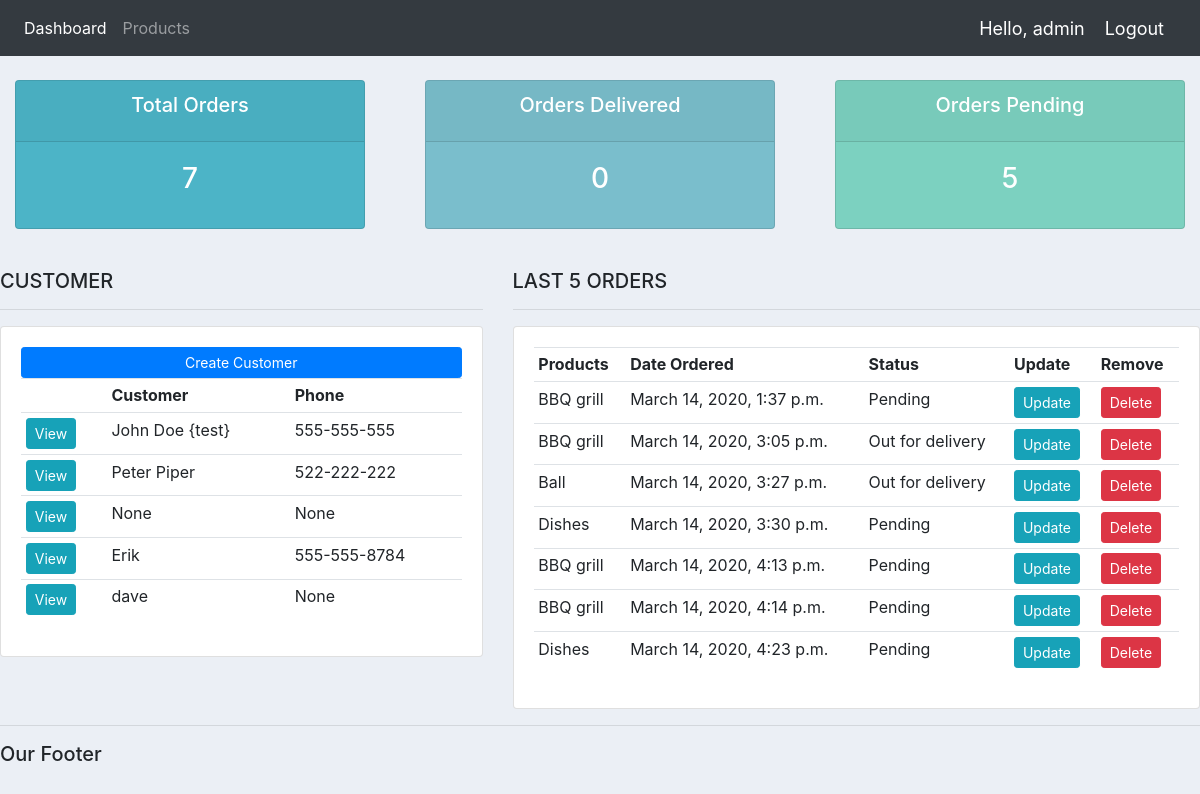
The app's page / (signed in) with its own data.
### accounts/models.py (models this page shows, shortened)
class Customer(models.Model):
    user = models.OneToOneField(User, null=True, blank=True, on_delete=models.CASCADE)
    profile_pic = models.ImageField(null=True, default="profile1.png", blank=True)
    name = models.CharField(max_length=200, null=True)
    phone = models.CharField(max_length=200, null=True)
    email = models.CharField(max_length=200, null=True)
    date_created = models.DateTimeField(auto_now_add=True, null=True)

class Order(models.Model):
    STATUS = (
        ("Pending", "Pending"),
        ("Out for delivery", "Out for delivery"),
        ("Delivered", "Delivered"),
    )
    customer = models.ForeignKey(Customer, null=True, on_delete=models.SET_NULL)
    product = models.ForeignKey(Product, null=True, on_delete=models.SET_NULL)
    date_created = models.DateTimeField(auto_now_add=True, null=True)
    status = models.CharField(max_length=200, null=True, choices=STATUS)
    note = models.CharField(max_length=1000, null=True)

class Product(models.Model):
    CATEGORY = (
        ("Indoor", "Indoor"),
        ("Outdoor", "Outdoor"),
    )
    name = models.CharField(max_length=200, null=True)
    price = models.FloatField(null=True)
    category = models.CharField(max_length=200, null=True, choices=CATEGORY)
    description = models.CharField(max_length=200, null=True, blank=True)
    date_created = models.DateTimeField(auto_now_add=True, null=True)
    tags = models.ManyToManyField(Tag)
    def __str__(self):
        return self.name

### accounts/decorators.py (the view)
    def wrapper_func(request, *args, **kwargs):
        group = None
        if request.user.groups.exists():
            group = request.user.groups.all()[0].name
        if group == "customer":
            return redirect("user-page")
        if group == "admin":
            return view_func(request, *args, **kwargs)

### accounts/views.py (called while the page is built)
@login_required(login_url="login")
@admin_only
def home(request):
    orders = Order.objects.all()
    customers = Customer.objects.all()
    total_customer = customers.count()
    total_orders = orders.count()
    delivered = orders.filter(status="Delivered").count()
    pending = orders.filter(status="Pending").count()
    context = {
        "orders": orders,
        "customers": customers,
        "total_orders": total_orders,
        "delivered": delivered,
        "pending": pending,
    }
    return render(request, "accounts/dashboard.html", context)

### accounts/templates/accounts/dashboard.html
{% extends "accounts/main.html" %}
{% block content %}
{% include "accounts/status.html" %}
<br>
<div class="row">
    <div class="col-md-5">
        <h5>CUSTOMER</h5>
        <hr>
        <div class="card card-body">
            <a class="btn btn-primary btn-sm btn-block" href="">Create Customer</a>
            <table class="table table-sm">
                <tr>
                    <th></th>
                    <th>Customer</th>
                    <th>Phone</th>
                </tr>
                {% for customer in customers %}
                    <tr>
                        <th><a class="btn btn-sm btn-info"
                        href="{% url 'customer' customer.id %}">View</a></th>
                        <td>{{ customer.name }}</td>
                        <td>{{ customer.phone }}</td>
                    </tr>
                {% endfor %}
            </table>
        </div>
    </div>
    <div class="col-md-7">
        <h5>LAST 5 ORDERS</h5>
        <hr>
        <div class="card card-body">
            <table class="table table-sm">
                <tr>
                    <th>Products</th>
                    <th>Date Ordered</th>
                    <th>Status</th>
                    <th>Update</th>
                    <th>Remove</th>
                </tr>
                {% for order in orders %}
                    <tr>
                        <td>{{ order.product }}</td>
                        <td>{{ order.date_created }}</td>
                        <td>{{ order.status }}</td>
                        <td><a class="btn btn-sm btn-info" href="{% url 'update_order' order.id %}">Update</a></td>
                        <td><a class="btn btn-sm btn-danger" href="{% url 'delete_order' order.id %}">Delete</a></td>
                    </tr>
                {% endfor %}
            </table>
        </div>
    </div>
</div>
{% endblock %}

### accounts/templates/accounts/main.html (shortened to what this page needs)
{% load static %}
<!DOCTYPE html>
<html lang="en">
<head>
    <link rel="stylesheet" href="https://stackpath.bootstrapcdn.com/bootstrap/4.4.1/css/bootstrap.min.css"
>
    <link rel="stylesheet" type="text/css" href="{% static 'css/main.css' %}">
</head>
<body>
    {% include "accounts/Navbar.html" %}
    {% block content %}
    {% endblock %}
    <hr>
    <h5>Our Footer</h5>
</body>
</html>

### accounts/templates/accounts/Navbar.html (shortened to what this page needs)
{% load static %}
<nav class="navbar navbar-expand-lg navbar-dark bg-dark">
  <div class="collapse navbar-collapse" id="navbarNav">
    <ul class="navbar-nav">
      {% if request.user.is_staff %}
      <li class="nav-item active">
        <a class="nav-link" href="{% url 'home' %}">Dashboard</a>
      </li>
      <li class="nav-item">
        <a class="nav-link" href="{% url 'products' %}">Products</a>
      </li>
      {% else %}
      <li class="nav-item active">
        <a class="nav-link" href="{% url 'account' %}">Settings</a>
      </li>
      {% endif %}
    </ul>
  </div>
  <span class="hello-msg">Hello, {{ request.user }} </span>
  <span><a class="hello-msg" href="{% url 'logout' %}">Logout</a></span>
</nav>

### accounts/templates/accounts/status.html
<br>
<div class="row">
	<div class="col">
		<div class="col-md">
			<div class="card text-center text-white  mb-3" id="total-orders">
			  	<div class="card-header">
			  		<h5 class="card-title">Total Orders</h5>
			  	</div>
			  	<div class="card-body">
			    	<h3 class="card-title">{{total_orders}}</h3>
			  	</div>
			</div>
		</div>
	</div>
	<div class="col">
		<div class="col-md">
			<div class="card text-center text-white  mb-3" id="orders-delivered">
			  	<div class="card-header">
			  		<h5 class="card-title">Orders Delivered</h5>
			  	</div>
			  	<div class="card-body">
			    	<h3 class="card-title">{{delivered}}</h3>
			  	</div>
			</div>
		</div>
	</div>
	<div class="col">
		<div class="col-md">
			<div class="card text-center text-white  mb-3" id="orders-pending">
			  	<div class="card-header">
			  		<h5 class="card-title">Orders Pending</h5>
			  	</div>
			  	<div class="card-body">
			    	<h3 class="card-title">{{pending}}</h3>
			  	</div>
			</div>
		</div>
	</div>
</div>

### static/css/main.css (style rules this page uses)
body { background-color: #ebeff5; }
#total-orders { background-color: #4cb4c7; }
#orders-delivered { background-color: #7abecc; }
#orders-pending { background-color: #7CD1C0; }

### accounts/templates/accounts/Navbar.html (style rules this page uses)
.hello-msg { font-size : 18px; color : #fff; margin-right : 20px; }

### records on screen
Customer: name "John Doe {test}", phone "555-555-555"
Customer: name "Peter Piper", phone "522-222-222"
Customer: name "None", phone "None"
Customer: name "Erik", phone "555-555-8784"
Customer: name "dave", phone "None"
Order: product "BBQ grill", date_created "March 14, 2020, 1:37 p.m.", status "Pending"
Order: product "BBQ grill", date_created "March 14, 2020, 3:05 p.m.", status "Out for delivery"
Order: product "Ball", date_created "March 14, 2020, 3:27 p.m.", status "Out for delivery"
Order: product "Dishes", date_created "March 14, 2020, 3:30 p.m.", status "Pending"
Order: product "BBQ grill", date_created "March 14, 2020, 4:13 p.m.", status "Pending"
Order: product "BBQ grill", date_created "March 14, 2020, 4:14 p.m.", status "Pending"
Order: product "Dishes", date_created "March 14, 2020, 4:23 p.m.", status "Pending"

### other values on screen
{{ request.user }} "admin"
{{ total_orders }} "7"
{{ delivered }} "0"
{{ pending }} "5"
